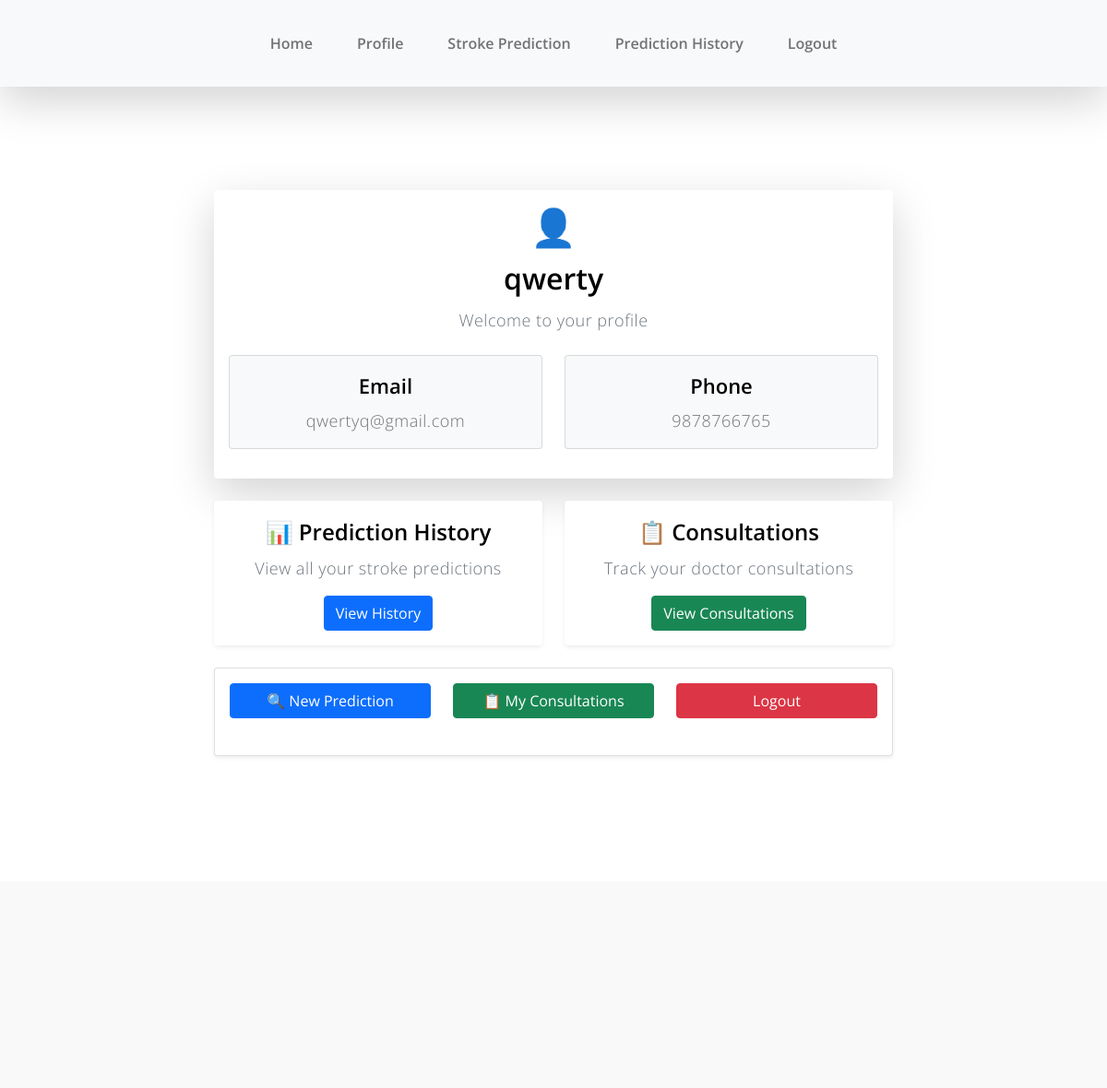
Page /user_profile (signed in) on the committed database.
### stroke_prediction/models.py (models this page shows)
class regtable(models.Model):
    name=models.CharField(max_length=150)
    phone_number=models.CharField(max_length=120)
    email=models.CharField(max_length=120)
    password=models.CharField(max_length=120)
    password_reset_token=models.CharField(max_length=255, blank=True, null=True)
    password_reset_token_expire=models.DateTimeField(blank=True, null=True)

### stroke_prediction/views.py (the view)
# urls.py: path('user_profile', views.user_profile, name='user_profile'),
def user_profile(request):
    if 'uid' in request.session:
        user = regtable.objects.get(id=request.session['uid'])
        return render(request, 'profile.html', {'user': user})
    else:
        return redirect('login')

### templates/profile.html
{% load static %}
{% block content %}
{% include 'header.html' %}
<section class="section-padding" id="profile">
    <div class="container">
        <div class="row justify-content-center">
            <div class="col-lg-8">
                <div class="card shadow-lg border-0 rounded-lg mb-4">
                    <div class="card-body text-center">
                        <div class="mb-4">
                            <h2 class="display-6">👤</h2>
                            <h3 class="card-title mb-2">{{ user.name }}</h3>
                            <p class="text-muted mb-4">Welcome to your profile</p>
                        </div>
                        <div class="row mb-3">
                            <div class="col-md-6">
                                <div class="card bg-light">
                                    <div class="card-body">
                                        <h6 class="card-title">Email</h6>
                                        <p class="mb-0">{{ user.email }}</p>
                                    </div>
                                </div>
                            </div>
                            <div class="col-md-6">
                                <div class="card bg-light">
                                    <div class="card-body">
                                        <h6 class="card-title">Phone</h6>
                                        <p class="mb-0">{{ user.phone_number }}</p>
                                    </div>
                                </div>
                            </div>
                        </div>
                    </div>
                </div>
                <div class="row mb-4">
                    <div class="col-md-6">
                        <div class="card border-0 shadow-sm h-100">
                            <div class="card-body text-center">
                                <h5 class="card-title">📊 Prediction History</h5>
                                <p class="card-text text-muted mb-3">View all your stroke predictions</p>
                                <a href="/prediction_history/" class="btn btn-primary">View History</a>
                            </div>
                        </div>
                    </div>
                    <div class="col-md-6">
                        <div class="card border-0 shadow-sm h-100">
                            <div class="card-body text-center">
                                <h5 class="card-title">📋 Consultations</h5>
                                <p class="card-text text-muted mb-3">Track your doctor consultations</p>
                                <a href="/consultation_status/" class="btn btn-success">View Consultations</a>
                            </div>
                        </div>
                    </div>
                </div>
                <div class="card shadow-sm mb-4">
                    <div class="card-body">
                        <div class="row mb-3">
                            <div class="col-md-4">
                                <a href="/predict/" class="btn btn-primary w-100 mb-2">
                                    🔍 New Prediction
                                </a>
                            </div>
                            <div class="col-md-4">
                                <a href="/consultation_status/" class="btn btn-success w-100 mb-2">
                                    📋 My Consultations
                                </a>
                            </div>
                            <div class="col-md-4">
                                <a href="/logout/" class="btn btn-danger w-100 mb-2">Logout</a>
                            </div>
                        </div>
                    </div>
                </div>
            </div>
        </div>
    </div>
</section>
{% include 'footer.html' %}
{% endblock %}

### static/css/templatemo-medic-care.css (style rules this page uses)
:root { --white-color: #FFFFFF; --primary-color: #247cff; --section-bg-color: #F9F9F9; --dark-color: #000000; --title-color: #565758; --p-color: #717275; --border-color: #eaeaea; --body-font-family: 'Open Sans', sans-serif; --h1-font-size: 48px; --h2-font-size: 36px; --h3-font-size: 32px; --h4-font-size: 28px; --h5-font-size: 24px; --h6-font-size: 22px; --p-font-size: 18px; --menu-font-size: 16px; --font-weight-light: 300; --font-weight-normal: 400; --font-weight-semibold: 600; --font-weight-bold: 700; }
body { background: var(--white-color); font-family: var(--body-font-family); position: relative; padding-top: 94px; }
h2, h3, h4, h5, h6 { color: var(--dark-color); line-height: inherit; }
h1, h2, h3, h4, h5, h6 { font-weight: var(--font-weight-semibold); }
h1, h2 { font-weight: var(--font-weight-bold); }
h2 { font-size: var(--h2-font-size); }
h3 { font-size: var(--h3-font-size); }
h5 { font-size: var(--h5-font-size); }
h6 { font-size: var(--h6-font-size); }
p { color: var(--p-color); font-size: var(--p-font-size); font-weight: var(--font-weight-light); letter-spacing: 0.5px; }
a, button { touch-action: manipulation; transition: all 0.3s; }
a { color: var(--p-color); text-decoration: none; }
.section-padding { padding-top: 7rem; padding-bottom: 7rem; }

### rows in the picture
regtable: name "qwerty", email "qwertyq@gmail.com", phone_number "9878766765"
